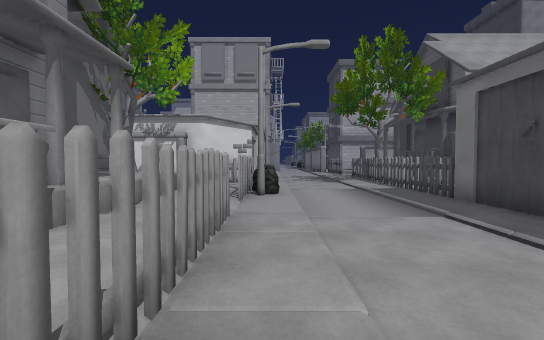
view 1 (above)

16 first-person views from a walk through a Unity game level. The camera is 1.5 m above the floor, tilts 2° down and sees 90° across. The floor is counted in squares, 2 m on a side. Each view is taken from the middle of a square. On the plan, view 1 faces up. The plan holds only what a view shows up to about 10 squares ahead; the rest is blank. The place goes on beyond the plan. The player character is not drawn.

view 2
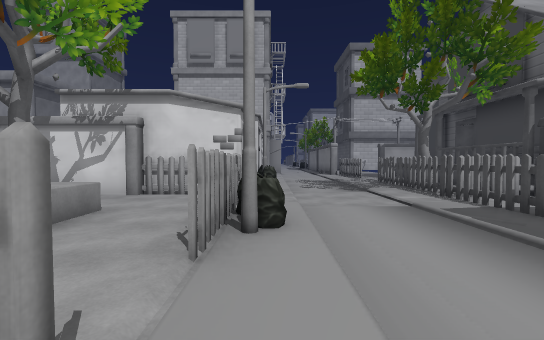

view 3
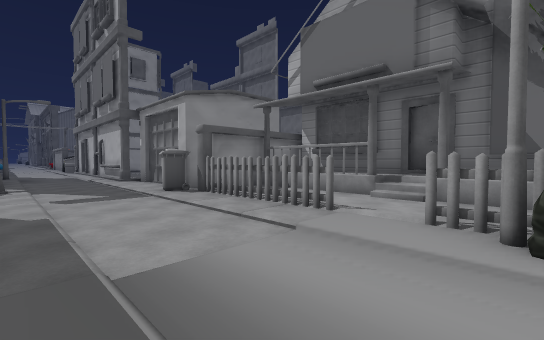

view 4
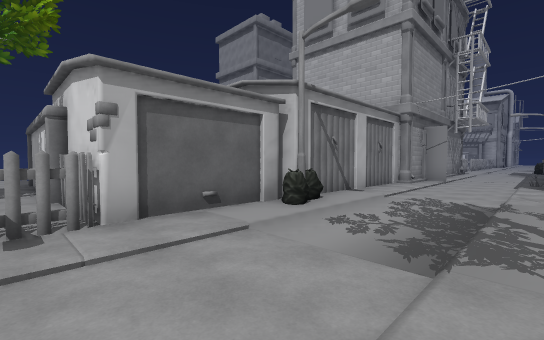

view 5
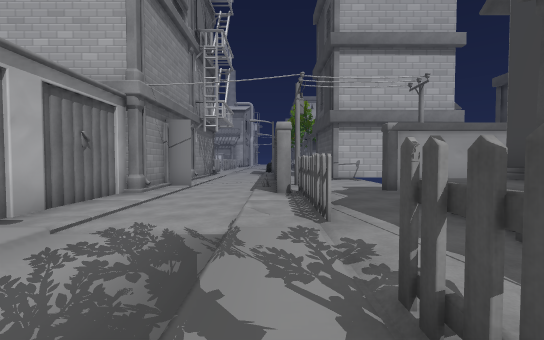

view 6
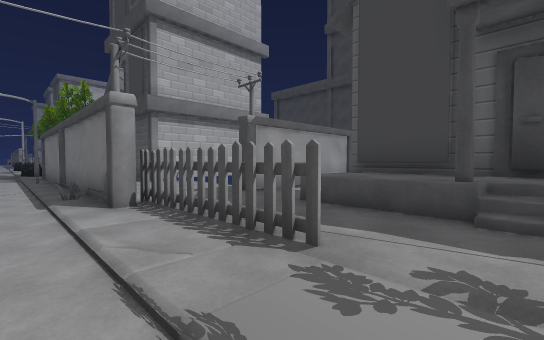

view 7
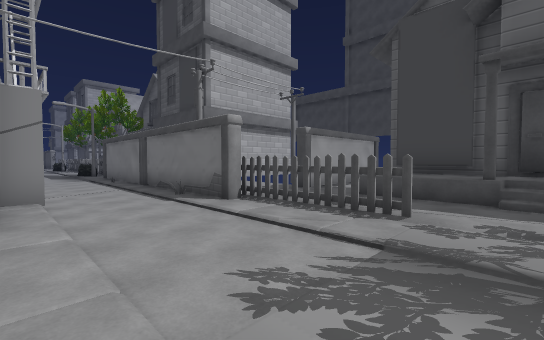

view 8
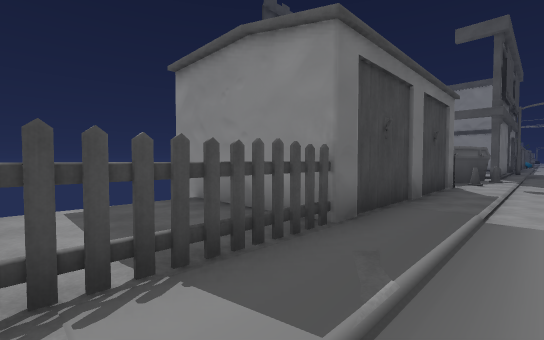

view 9
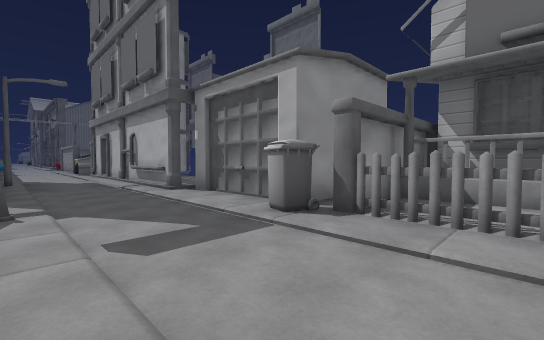

view 10
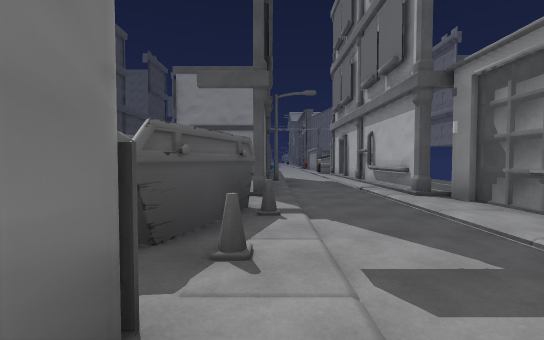

view 11
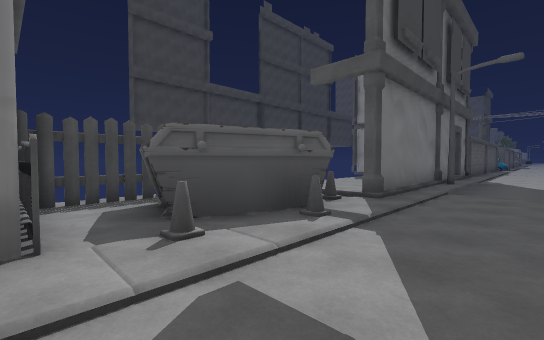

view 12
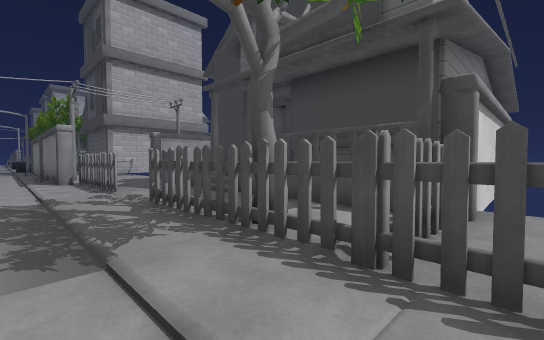

view 13
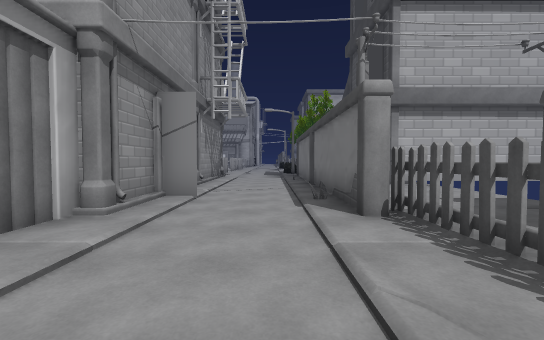

view 14
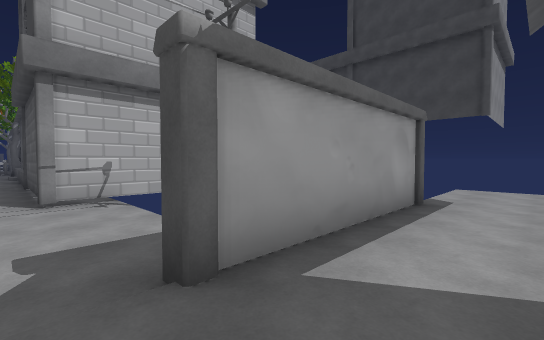

view 15
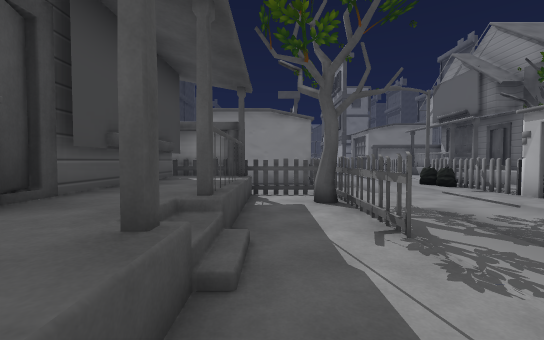

view 16
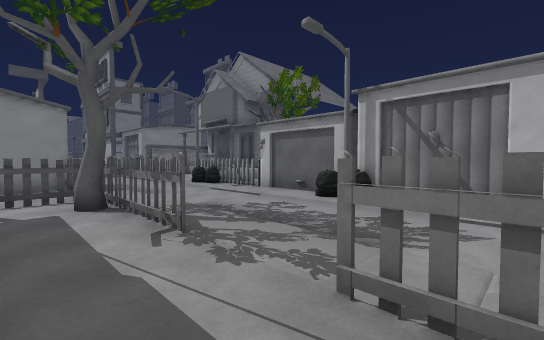

### Floor plan
Key: @ floor where view 1 was taken; # wall or solid block; x gap in a wall; . main floor; - floor 0.25 m lower than the main floor; : floor 1 m higher than the main floor; / step, stairs or slope; = window, fence, low wall or low ledge; ^ raised ledge; G garage; T tree; S streetlight; H thing the floor can be seen under or through; C cone; B building; P pole.
Columns run from 7 left of view 1 to 13 right of it. Each row starts with its distance up from view 1.
 23        B--# .B
 22        B--# .BBBBB
 21        B--# ..
 20        B--#P..
 19        B--#...
 18       GB--#..####x
 17       #.--##.........
 16       #.--##.//......
 15       #.--#..:#
 14       #.--...=#
 13       #.--..//#
 12    G  #S--.#.:#
 11    G  #.--.#.##
 10    G  #.--.T.##
  9 x #G###.--.#.##
  8 ......#.--.##.
  7    T=x##--.x..
  6    #:.#S--.#..
  5   #:/x#.--.####
  4   ##//..--.#
  3   #::.H.--.#
  2   ##:.H.--.#
  1    #:.H.--.#
  0   ###.H@--.#
 -1    G####--C##
 -2       #.--.##
 -3       #.--C^
 -4       #.--xC
 -5       GB--#
 -6        B--#
 -7        B--#
 -8        #--#
 -9        B--S

Where each view was taken, in squares from view 1:
view 1: 0 up, 0 right, facing up
view 2: 3 up, 0 right, facing up
view 3: 6 up, 3 right, facing down-left
view 4: 8 up, 3 right, facing up-left
view 5: 11 up, 3 right, facing up
view 6: 13 up, 2 right, facing up-right
view 7: 13 up, 0 right, facing up-right
view 8: 8 up, 2 right, facing down-right
view 9: 2 up, 3 right, facing down-left
view 10: 1 up, 3 right, facing down
view 11: 0 up, 1 right, facing down-right
view 12: 8 up, 2 right, facing up-right
view 13: 14 up, 2 right, facing up
view 14: 16 up, 5 right, facing up-right
view 15: 15 up, 5 right, facing down
view 16: 15 up, 5 right, facing down-left
